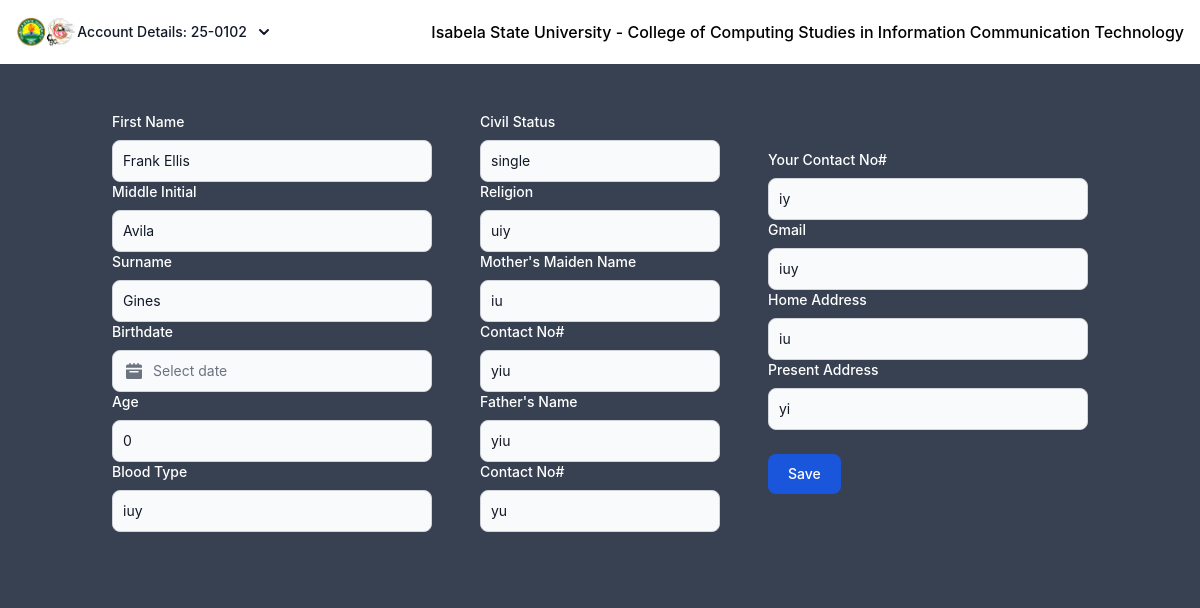
The app's page /ViewAccountDetails.php (signed in) with its own data.
### tables this page shows
CREATE TABLE `personaldata` (
  `id` int(11) NOT NULL,
  `AccountID` varchar(20) NOT NULL,
  `first_name` varchar(50) NOT NULL,
  `middle_initial` varchar(5) DEFAULT NULL,
  `surname` varchar(50) NOT NULL,
  `birthdate` text NOT NULL,
  `age` int(11) NOT NULL,
  `blood_type` varchar(5) DEFAULT NULL,
  `civil_status` varchar(20) DEFAULT NULL,
  `religion` varchar(50) DEFAULT NULL,
  `mother_name` varchar(100) DEFAULT NULL,
  `mother_contact` varchar(20) DEFAULT NULL,
  `father_name` varchar(100) DEFAULT NULL,
  `father_contact` varchar(20) DEFAULT NULL,
  `student_contact` varchar(20) DEFAULT NULL,
  `gmail` varchar(100) DEFAULT NULL,
  `home_address` text DEFAULT NULL,
  `present_address` text DEFAULT NULL,
  `userType` text NOT NULL,
  `date_created` timestamp NOT NULL DEFAULT current_timestamp()
);

### ViewAccountDetails.php (the view, shortened to what this page needs)
<?php
    include('connection_db.php');
    $accountID = $_SESSION['accountID'];
    $smt = $conn->prepare("SELECT * FROM personaldata WHERE AccountID = ?");
    $smt->bind_param("s", $accountID);
    $smt->execute();
    $result = $smt->get_result();
    $Data = $result->fetch_assoc();
?>
<!DOCTYPE html>
<html lang="en">
<head>
    <link href="https://cdn.jsdelivr.net/npm/flowbite@2.5.2/dist/flowbite.min.css"  rel="stylesheet" />
</head>
<body class="bg-gray-700">
    <nav class="bg-white border-gray-200 dark:bg-gray-900">
            <div class="max-w-screen-xl flex flex-wrap items-center justify-between mx-auto p-4">
                <button id="dropdownAvatarNameButton" data-dropdown-toggle="dropdownAvatarName" class="flex items-center text-sm pe-1 font-medium text-gray-900 rounded-full hover:text-blue-600 dark:hover:text-blue-500 md:me-0 focus:ring-4 focus:ring-gray-100 dark:focus:ring-gray-700 dark:text-white" type="button">
                    <img src="images/isuccsict.png" class="h-8" alt="Flowbite Logo" />
                    <?php echo "Account Details: " . $accountID?>
                    <svg class="w-2.5 h-2.5 ms-3" aria-hidden="true" xmlns="http://www.w3.org/2000/svg" fill="none" viewBox="0 0 10 6">
                    <path stroke="currentColor" stroke-linecap="round" stroke-linejoin="round" stroke-width="2" d="m1 1 4 4 4-4"/>
                    </svg>
                </button>
                <div class="hidden w-full md:block md:w-auto" id="navbar-default">
                <ul class="font-medium flex flex-col p-4 md:p-0 mt-4 border border-gray-100 rounded-lg bg-gray-50 md:flex-row md:space-x-8 rtl:space-x-reverse md:mt-0 md:border-0 md:bg-white dark:bg-gray-800 md:dark:bg-gray-900 dark:border-gray-700">
                    <li>
                    <a>Isabela State University - College of Computing Studies in Information Communication Technology</a>
                    </li>
                </ul>
                </div>
            </div>
        </nav>
    <div class="flex justify-center">
        <form method="POST" action="" id="enrollmentForm">
            <div class="items-center justify-center flex flex-wrap bg-gray-700" style="width: 1200px; border-radius: 10px;">
                <div class="m-4 w-96 items-center bg-gray-700 p-8" style="border-radius: 10px;">
                    <label for="default-input" class="block mb-2 text-sm font-medium text-gray-900 text-white regqui">First Name</label>
                    <input value="<?php echo $Data['first_name']?>" type="text" name="first_name" id="default-input" class="bg-gray-50 border border-gray-300 text-gray-900 text-sm rounded-lg focus:ring-blue-500 focus:border-blue-500 block w-full p-2.5 dark:bg-gray-700 dark:border-gray-600 dark:placeholder-gray-400 dark:text-white dark:focus:ring-blue-500 dark:focus:border-blue-500" required>
                    <label for="default-input" class="block mb-2 text-sm font-medium text-gray-900 text-white">Middle Initial</label>
                    <input value="<?php echo $Data['middle_initial']?>" type="text" name="middle_initial" id="default-input" class="bg-gray-50 border border-gray-300 text-gray-900 text-sm rounded-lg focus:ring-blue-500 focus:border-blue-500 block w-full p-2.5 dark:bg-gray-700 dark:border-gray-600 dark:placeholder-gray-400 dark:text-white dark:focus:ring-blue-500 dark:focus:border-blue-500" required>
                    <label for="default-input" class="block mb-2 text-sm font-medium text-gray-900 text-white">Surname</label>
                    <input value="<?php echo $Data['surname']?>" type="text" name="surname" id="default-input" class="bg-gray-50 border border-gray-300 text-gray-900 text-sm rounded-lg focus:ring-blue-500 focus:border-blue-500 block w-full p-2.5 dark:bg-gray-700 dark:border-gray-600 dark:placeholder-gray-400 dark:text-white dark:focus:ring-blue-500 dark:focus:border-blue-500" required>
                    <label for="default-input" class="block mb-2 text-sm font-medium text-gray-900 text-white">Birthdate</label>
                    <div class="relative max-w-sm">
                        <div class="absolute inset-y-0 start-0 flex items-center ps-3.5 pointer-events-none">
                        </div>
                        <input value="<?php echo $Data['birthdate']?>" id="birthdate" name="birthdate" required datepicker type="text" class="bg-gray-50 border border-gray-300 text-gray-900 text-sm rounded-lg focus:ring-blue-500 focus:border-blue-500 block w-full ps-10 p-2.5 dark:bg-gray-700 dark:border-gray-600 dark:placeholder-gray-400 dark:text-white dark:focus:ring-blue-500 dark:focus:border-blue-500" placeholder="Select date">
                    </div>
                    <label for="default-input" class="block mb-2 text-sm font-medium text-gray-900 text-white">Age</label>
                    <input value="<?php echo $Data['age']?>"type="text" name="age" id="default-input" class="bg-gray-50 border border-gray-300 text-gray-900 text-sm rounded-lg focus:ring-blue-500 focus:border-blue-500 block w-full p-2.5 dark:bg-gray-700 dark:border-gray-600 dark:placeholder-gray-400 dark:text-white dark:focus:ring-blue-500 dark:focus:border-blue-500" required>
                    <label for="default-input" class="block mb-2 text-sm font-medium text-gray-900 text-white">Blood Type</label>
                    <input value="<?php echo $Data['blood_type']?>"type="text" name="blood_type" id="default-input" class="bg-gray-50 border border-gray-300 text-gray-900 text-sm rounded-lg focus:ring-blue-500 focus:border-blue-500 block w-full p-2.5 dark:bg-gray-700 dark:border-gray-600 dark:placeholder-gray-400 dark:text-white dark:focus:ring-blue-500 dark:focus:border-blue-500" required>
                </div>
                    <div> <label for="default-input" class="block mb-2 text-sm font-medium text-gray-900 text-white">Civil Status</label>
                    <input value="<?php echo $Data['civil_status']?>"type="text" name="civil_status" id="default-input" class="bg-gray-50 border border-gray-300 text-gray-900 text-sm rounded-lg focus:ring-blue-500 focus:border-blue-500 block w-full p-2.5 dark:bg-gray-700 dark:border-gray-600 dark:placeholder-gray-400 dark:text-white dark:focus:ring-blue-500 dark:focus:border-blue-500" required>
                    <label for="default-input" class="block mb-2 text-sm font-medium text-gray-900 text-white">Religion</label>
                    <input value="<?php echo $Data['religion']?>"type="text" name="religion" id="default-input" class="bg-gray-50 border border-gray-300 text-gray-900 text-sm rounded-lg focus:ring-blue-500 focus:border-blue-500 block w-full p-2.5 dark:bg-gray-700 dark:border-gray-600 dark:placeholder-gray-400 dark:text-white dark:focus:ring-blue-500 dark:focus:border-blue-500" required>
                    <label for="default-input" class="block mb-2 text-sm font-medium text-gray-900 text-white">Mother's Maiden Name</label>
                    <input value="<?php echo $Data['mother_name']?>"type="text" name="mother_name" id="default-input" class="bg-gray-50 border border-gray-300 text-gray-900 text-sm rounded-lg focus:ring-blue-500 focus:border-blue-500 block w-full p-2.5 dark:bg-gray-700 dark:border-gray-600 dark:placeholder-gray-400 dark:text-white dark:focus:ring-blue-500 dark:focus:border-blue-500" required>
                    <label for="default-input" class="block mb-2 text-sm font-medium text-gray-900 text-white">Contact No#</label>
                    <input value="<?php echo $Data['mother_contact']?>"type="text" name="mother_contact" id="default-input" class="bg-gray-50 border border-gray-300 text-gray-900 text-sm rounded-lg focus:ring-blue-500 focus:border-blue-500 block w-full p-2.5 dark:bg-gray-700 dark:border-gray-600 dark:placeholder-gray-400 dark:text-white dark:focus:ring-blue-500 dark:focus:border-blue-500" required>
                    <label for="default-input" class="block mb-2 text-sm font-medium text-gray-900 text-white">Father's Name</label>
                    <input value="<?php echo $Data['father_name']?>"type="text" name="father_name" id="default-input" class="bg-gray-50 border border-gray-300 text-gray-900 text-sm rounded-lg focus:ring-blue-500 focus:border-blue-500 block w-full p-2.5 dark:bg-gray-700 dark:border-gray-600 dark:placeholder-gray-400 dark:text-white dark:focus:ring-blue-500 dark:focus:border-blue-500" required>
                    <label for="default-input" class="block mb-2 text-sm font-medium text-gray-900 text-white">Contact No#</label>
                    <input value="<?php echo $Data['father_contact']?>"type="text" name="father_contact" id="default-input" class="bg-gray-50 border border-gray-300 text-gray-900 text-sm rounded-lg focus:ring-blue-500 focus:border-blue-500 block w-full p-2.5 dark:bg-gray-700 dark:border-gray-600 dark:placeholder-gray-400 dark:text-white dark:focus:ring-blue-500 dark:focus:border-blue-500" required>
                </div>
                <div class="m-4 w-96 justify-center bg-gray-700 p-8" style="border-radius: 10px;">
                <label for="default-input" class="block mb-2 text-sm font-medium text-gray-900 text-white">Your Contact No#</label>
                    <input value="<?php echo $Data['student_contact']?>"type="text" name="student_contact" id="default-input" class="bg-gray-50 border border-gray-300 text-gray-900 text-sm rounded-lg focus:ring-blue-500 focus:border-blue-500 block w-full p-2.5 dark:bg-gray-700 dark:border-gray-600 dark:placeholder-gray-400 dark:text-white dark:focus:ring-blue-500 dark:focus:border-blue-500" required>
                    <label for="default-input" placeholder="name@gmail.com" class="block mb-2 text-sm font-medium text-gray-900 text-white">Gmail</label>
                    <input value="<?php echo $Data['gmail']?>"type="text" name="gmail" id="default-input" class="bg-gray-50 border border-gray-300 text-gray-900 text-sm rounded-lg focus:ring-blue-500 focus:border-blue-500 block w-full p-2.5 dark:bg-gray-700 dark:border-gray-600 dark:placeholder-gray-400 dark:text-white dark:focus:ring-blue-500 dark:focus:border-blue-500" required>
                    <label for="default-input" class="block mb-2 text-sm font-medium text-gray-900 text-white">Home Address</label>
                    <input value="<?php echo $Data['home_address']?>"type="text" name="home_address" id="default-input" class="bg-gray-50 border border-gray-300 text-gray-900 text-sm rounded-lg focus:ring-blue-500 focus:border-blue-500 block w-full p-2.5 dark:bg-gray-700 dark:border-gray-600 dark:placeholder-gray-400 dark:text-white dark:focus:ring-blue-500 dark:focus:border-blue-500" required>
                    <label for="default-input" class="block mb-2 text-sm font-medium text-gray-900 text-white">Present Address</label>
                    <input value="<?php echo $Data['present_address']?>"type="text" name="present_address" id="default-input" class="bg-gray-50 border border-gray-300 text-gray-900 text-sm rounded-lg focus:ring-blue-500 focus:border-blue-500 block w-full p-2.5 dark:bg-gray-700 dark:border-gray-600 dark:placeholder-gray-400 dark:text-white dark:focus:ring-blue-500 dark:focus:border-blue-500" required>
                <button id="enrollButton" type="submit"  data-modal-target="popup-modal" data-modal-toggle="popup-modal" class="mt-6 block text-white bg-blue-700 hover:bg-blue-800 focus:ring-4 focus:outline-none focus:ring-blue-300 font-medium rounded-lg text-sm px-5 py-2.5 text-center dark:bg-blue-600 dark:hover:bg-blue-700 dark:focus:ring-blue-800" type="button">
                    Save
                </button>
            </div>
        </form>
    </div>
</body>
</html>

### records on screen
personaldata: first_name "Frank Ellis", middle_initial "Avila", surname "Gines", age "0", blood_type "iuy", civil_status "single", religion "uiy", mother_name "iu", mother_contact "yiu", father_name "yiu", father_contact "yu", student_contact "iy", gmail "iuy", home_address "iu", present_address "yi"

### other values on screen
$accountID "25-0102"
